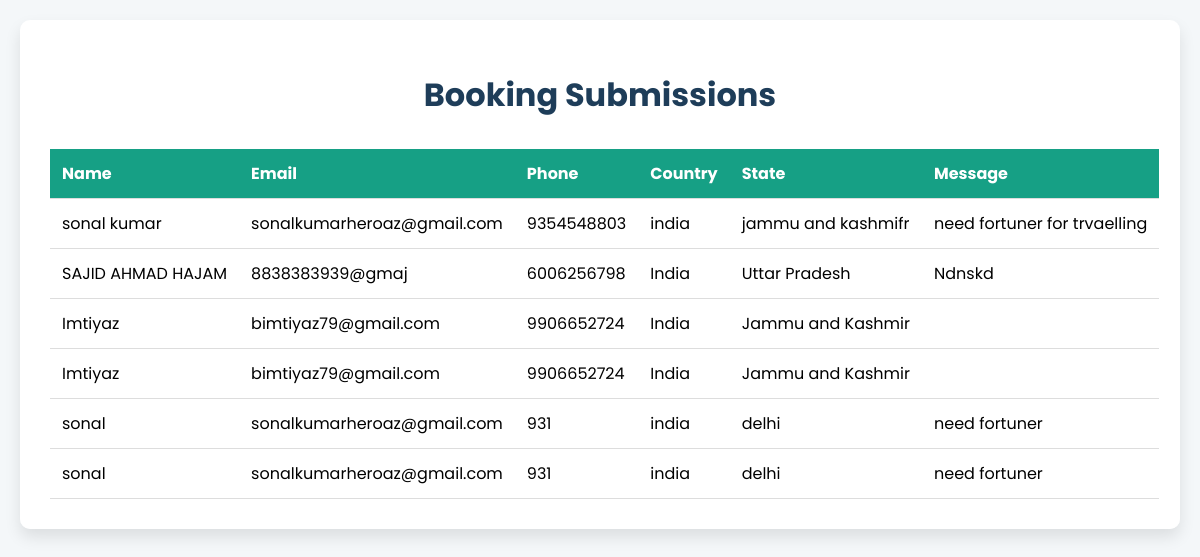
Page /booking-data.php on the committed database.
### tables this page shows
CREATE TABLE `booking` (
  `id` int NOT NULL,
  `name` varchar(100) DEFAULT NULL,
  `email` varchar(100) NOT NULL,
  `phone` varchar(20) DEFAULT NULL,
  `country` varchar(100) DEFAULT NULL,
  `state` varchar(100) NOT NULL,
  `message` text,
  `submitted_at` timestamp NULL DEFAULT CURRENT_TIMESTAMP
);

### booking-data.php (the view, shortened to what this page needs)
<?php include 'connection.php'; ?>
<!DOCTYPE html>
<html lang="en">
<head>
</head>
<body>
  <div class="container">
    <h1>Booking Submissions</h1>
    <table>
      <thead>
        <tr>
          <th>Name</th>
          <th>Email</th>
          <th>Phone</th>
          <th>Country</th>
          <th>State</th>
          <th>Message</th>
        </tr>
      </thead>
      <tbody>
        <?php
          $result = $conn->query("SELECT * FROM booking ORDER BY id DESC");
          if ($result->num_rows > 0) {
            while ($row = $result->fetch_assoc()) {
              echo "<tr>
                      <td>" . htmlspecialchars($row['name']) . "</td>
                      <td>" . htmlspecialchars($row['email']) . "</td>
                      <td>" . htmlspecialchars($row['phone']) . "</td>
                      <td>" . htmlspecialchars($row['country']) . "</td>
                      <td>" . htmlspecialchars($row['state']) . "</td>
                      <td>" . htmlspecialchars($row['message']) . "</td>
                    </tr>";
            }
          } else {
            echo "<tr><td colspan='6' style='text-align:center;'>No bookings found</td></tr>";
          }
        ?>
      </tbody>
    </table>
  </div>
</body>
</html>

### booking-data.php (style rules this page uses)
body { font-family: 'Poppins', sans-serif; background: #f4f7f9; margin: 0; padding: 20px; }
.container { max-width: 1100px; margin: auto; background: #fff; padding: 30px; border-radius: 10px; box-shadow: 0 8px 16px rgba(0, 0, 0, 0.1); overflow-x: auto; }
h1 { text-align: center; margin-bottom: 30px; color: #1e3d59; }
table { width: 100%; border-collapse: collapse; min-width: 800px; }
th, td { padding: 12px; border-bottom: 1px solid #ddd; text-align: left; white-space: nowrap; }
th { background-color: #16a085; color: white; }

### rows in the picture
booking: name "sonal kumar", email "sonalkumarheroaz@gmail.com", phone "9354548803", country "india", state "jammu and kashmifr", message "need fortuner for trvaelling"
booking: name "SAJID AHMAD HAJAM", email "8838383939@gmaj", phone "6006256798", country "India", state "Uttar Pradesh", message "Ndnskd"
booking: name "Imtiyaz", email "bimtiyaz79@gmail.com", phone "9906652724", country "India", state "Jammu and Kashmir"
booking: name "Imtiyaz", email "bimtiyaz79@gmail.com", phone "9906652724", country "India", state "Jammu and Kashmir"
booking: name "sonal", email "sonalkumarheroaz@gmail.com", phone "931", country "india", state "delhi", message "need fortuner"
booking: name "sonal", email "sonalkumarheroaz@gmail.com", phone "931", country "india", state "delhi", message "need fortuner"
